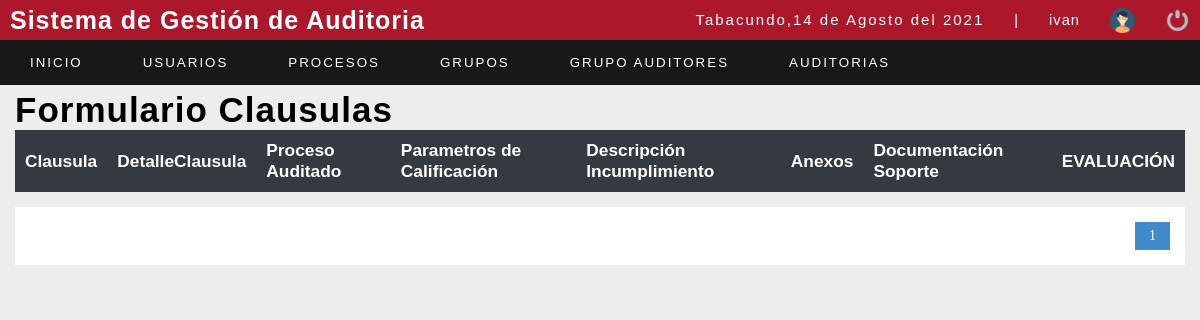
Page /sistema/formulario_clausulas.php?id=101 (signed in) on the earlier database version.
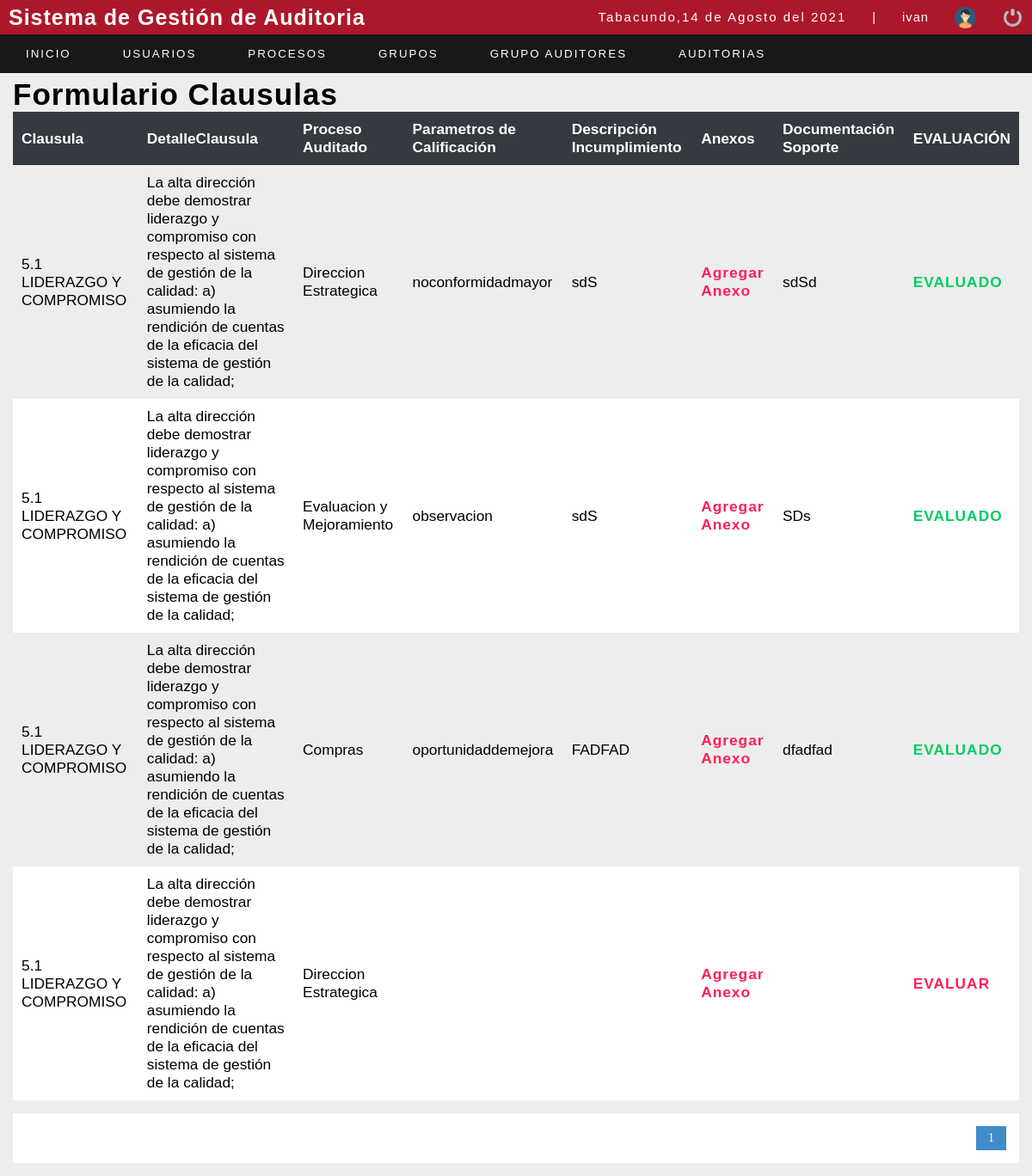
Same page on the later database version.
### tables this page shows
CREATE TABLE `clausula` (
  `idclausula` int(11) NOT NULL,
  `clausula` varchar(200) NOT NULL,
  `detalleclausula` varchar(2000) NOT NULL,
  `idnorma` int(11) NOT NULL,
  `idproceso` int(11) NOT NULL
);

CREATE TABLE `procesos` (
  `idproceso` int(11) NOT NULL,
  `nombreproceso` varchar(50) NOT NULL,
  `liderproceso` int(11) NOT NULL
);

CREATE TABLE `detalleclausula` (
  `iddetalleclausula` int(11) NOT NULL,
  `idclausula` int(11) NOT NULL,
  `parametroscalificacion` varchar(100) DEFAULT NULL,
  `desincumplimiento` varchar(150) DEFAULT NULL,
  `documentacionsoporte` varchar(150) DEFAULT NULL,
  `iddetalleauditoria` int(11) NOT NULL,
  `planaccion` int(11) NOT NULL DEFAULT 1
);

### sistema/includes/funtions.php (called while the page is built, shortened)
<?php
	function fechaC(){
		$mes = array("","Enero",
					  "Febrero",
					  "Marzo",
					  "Abril",
					  "Mayo",
					  "Junio",
					  "Julio",
					  "Agosto",
					  "Septiembre",
					  "Octubre",
					  "Noviembre",
					  "Diciembre");
		return date('d')." de ". $mes[date('n')] . " del " . date('Y');
	}
 ?>

### sistema/formulario_clausulas.php (the view, shortened to what this page needs)
<?php
include "../conexion.php";
?>
<!DOCTYPE html>
<html lang="en">
<head>
	<?php include "includes/scripts.php"; ?>
</head>
<body>
	<?php include "includes/header.php"; ?>
	<section id="container">
		<h1>Formulario Clausulas</h1>
		<table>
			<tr>
				<th>Clausula</th>
				<th>DetalleClausula</th>
				<th>Proceso Auditado</th>
				<th>Parametros de Calificación</th>
				<th>Descripción Incumplimiento</th>
				<th>Anexos</th>
				<th>Documentación Soporte</th>
				<th>EVALUACIÓN</th>
			</tr>
			<?php
			$sql_registe = mysqli_query($conection, "SELECT COUNT(*) as total_registro FROM detalleauditoria");
			$result_register = mysqli_fetch_array($sql_registe);
			$total_registro = $result_register['total_registro'];
			$por_pagina = 10;
			if (empty($_GET['pagina'])) {
				$pagina = 1;
			} else {
				$pagina = $_GET['pagina'];
			}
			$desde = ($pagina - 1) * $por_pagina;
			$total_paginas = ceil($total_registro / $por_pagina);
			if (empty($_REQUEST['id'])) {
				header("location: lista_auditorvistapro.php");
				mysqli_close($conection);
			} else {
				$iddetallaauditoria = $_REQUEST['id'];
				$query = mysqli_query($conection, "SELECT c.clausula,c.detalleclausula,p.nombreproceso,dc.parametroscalificacion,dc.desincumplimiento,dc.documentacionsoporte,dc.iddetalleclausula FROM clausula c, detalleclausula dc, procesos p WHERE dc.idclausula=c.idclausula AND p.idproceso=c.idproceso AND dc.iddetalleauditoria=$iddetallaauditoria ORDER BY c.idclausula ASC LIMIT $desde,$por_pagina");
				$result = mysqli_num_rows($query);
				if ($result > 0) {
					while ($data = mysqli_fetch_array($query)) {
			?>
						<tr>
							<td><?php echo $data[0]; ?></td>
							<td><?php echo $data[1]; ?></td>
							<td><?php echo $data[2]; ?></td>
							<td><?php echo $data[3]; ?></td>
							<td><?php echo $data[4]; ?></td>
							<td><a style="color: #FF1F57; font-weight: bold" href="lista_anexo.php?id=<?php echo $data[6]; ?>&da=<?php echo $iddetallaauditoria ?> ">Agregar Anexo</a></td>
							<td><?php echo $data[5]; ?></td>
							<?php
							if (!isset($data[3])) {
							?>
								<td>
									<a style="color: #FF1F57; font-weight: bold" href="calificar_clausula.php?id=<?php echo $data[6]; ?>&da=<?php echo $iddetallaauditoria ?> ">EVALUAR</a>
								</td>
							<?php
							} else {
							?>
								<td>
									<a style="color: #00CC63; font-weight: bold" href="calificar_clausula.php?id=<?php echo $data[6]; ?>&da=<?php echo $iddetallaauditoria ?> ">EVALUADO</a>
								</td>
							<?php
							}
							?>
						</tr>
			<?php
					}
				}
			}
			?>
		</table>
		<div class=" paginador">
			<ul>
				<?php
				for ($i = 1; $i <= $total_paginas; $i++) {
					if ($i == $pagina) {
						echo '<li class="pageSelected">' . $i . '</li>';
					} else {
						echo '<li><a href="?pagina=' . $i . '">' . $i . '</a></li>';
					}
				}
				?>
			</ul>
		</div>
	</section>
</body>
</html>

### sistema/includes/scripts.php (shortened to what this page needs)
<link rel="stylesheet" type="text/css" href="css/style.css">
<?php include "funtions.php";?>

### sistema/includes/header.php (shortened to what this page needs)
<header>
		<div class="header">
			<h1 class="relleno">Sistema de Gestión de Auditoria</h1>
			<div class="optionsBar">
				<p>Tabacundo,<?php echo fechaC(); ?></p>
				<span>|</span>
				<span class="user"><?php echo $_SESSION['user']; ?></span>
				<img class="photouser" src="img/user.png" alt="Usuario">
				<a href="exit.php"><img class="close" src="img/salir.png" alt="Salir del sistema" title="Cerrar Sesión"></a>
			</div>
		</div>
    <?php include "nav.php";?>
	</header>

### sistema/includes/nav.php (shortened to what this page needs)
<nav>
	<ul>
		<li><a href="index.php">Inicio</a></li>
		<?php
		if ($_SESSION['rol'] == 1) {
		?>
			<li class="principal">
				<a href="#">Usuarios</a>
			</li>
			<li class="principal">
				<a href="#">Procesos</a>
			</li>
			<li class="principal">
				<a href="#">Grupos</a>
			</li>
			<li class="principal">
				<a href="#">Grupo Auditores</a>
			</li>
			<li class="principal">
				<a href="#">Auditorias</a>
			</li>
		<?php } ?>
	</ul>
</nav>

### sistema/css/style.css (style rules this page uses)
* { margin: 0; padding: 0; box-sizing: border-box; }
body { background: #ededed; }
h1, h2, h3, h4, h5, h6 { font-family: Arial, sans-serif; font-weight: bold; letter-spacing: 1px; }
h1 { font-size: 25px; }
a { text-decoration: none; font-family: Arial, sans-serif; letter-spacing: 1px; }
p { font-family: Arial, sans-serif; letter-spacing: 2px; font-size: 15px; line-height: 20px; }
span { font-family: Arial, sans-serif; letter-spacing: 1px; font-size: 15px; line-height: 20px; }
header { position: fixed; width: 100%; }
.header { color: #fff; background: #AD172B; height: 40px; display: -webkit-flex; display: -moz-flex; display: -ms-flex; display: -o-flex; display: flex; justify-content: space-between; align-items: center; padding: 10px; }
.optionsBar { display: -webkit-flex; display: -moz-flex; display: -ms-flex; display: -o-flex; display: flex; justify-content: center; align-items: center; }
.optionsBar span { color: #fff; font-size: 11pt; font-family: Arial, sans-serif; margin-left: 30px; }
.photouser { margin-left: 30px; width: 25px; height: 25px; }
.close { width: 25px; height: 25px; }
.optionsBar a { display: -webkit-flex; display: -moz-flex; display: -ms-flex; display: -o-flex; display: flex; margin-left: 30px; }
nav ul { background: rgba(0, 0, 0, 0.9); list-style: none; display: -webkit-flex; display: -moz-flex; display: -ms-flex; display: -o-flex; display: flex; justify-content: left; align-items: center; }
nav ul>li a { position: relative; }
nav a { color: #fdfefe; display: block; font-size: 10pt; font-family: Arial, sans-serif; padding: 15px 30px; text-transform: uppercase; letter-spacing: 2px; transition: background 0.5s; }
nav .principal>a { background-position-x: 0%; background-position-y: 0%; background-size: auto auto; background-position: 94% center; background-size: 10px; }
#container { padding: 90px 15px 15px; }
#container h1 { font-size: 35px; display: inline-block; }
table { border-collapse: collapse; font-size: 13pt; font-family: Arial, sans-serif; width: 100%; }
table th { text-align: left; padding: 10px; background: #343A40; color: #fff; }
table tr:nth-child(odd) { background: #fff; }
table td { padding: 10px; }
.paginador ul { padding: 15px; list-style: none; background: #FFF; margin-top: 15px; display: -webkit-flex; display: -moz-flex; display: -ms-flex; display: -o-flex; display: flex; justify-content: flex-end; }
.paginador a, .pageSelected { color: #428bca; border: 1px solid #ddd; padding: 5px; display: inline-block; font-size: 14px; text-align: center; width: 35px; }
.pageSelected { color: #FFF; background: #428bca; border: 1px solid #428bca; }

Differences in the rows shown:
added clausula: clausula "5.1 LIDERAZGO Y COMPROMISO", detalleclausula "La alta dirección debe demostrar liderazgo y compromiso con respecto al sistema de gestión de la calidad: a) asumiendo la rendición de cuentas de la eficacia del sistema de gestión de la calidad;", idproceso.nombreproceso "Direccion Estrategica", detalleclausula.parametroscalificacion "noconformidadmayor", detalleclausula.desincumplimiento "sdS", detalleclausula.documentacionsoporte "sdSd"
added clausula: clausula "5.1 LIDERAZGO Y COMPROMISO", detalleclausula "La alta dirección debe demostrar liderazgo y compromiso con respecto al sistema de gestión de la calidad: a) asumiendo la rendición de cuentas de la eficacia del sistema de gestión de la calidad;", idproceso.nombreproceso "Evaluacion y Mejoramiento", detalleclausula.parametroscalificacion "observacion", detalleclausula.desincumplimiento "sdS", detalleclausula.documentacionsoporte "SDs"
added clausula: clausula "5.1 LIDERAZGO Y COMPROMISO", detalleclausula "La alta dirección debe demostrar liderazgo y compromiso con respecto al sistema de gestión de la calidad: a) asumiendo la rendición de cuentas de la eficacia del sistema de gestión de la calidad;", idproceso.nombreproceso "Compras", detalleclausula.parametroscalificacion "oportunidaddemejora", detalleclausula.desincumplimiento "FADFAD", detalleclausula.documentacionsoporte "dfadfad"
added clausula: clausula "5.1 LIDERAZGO Y COMPROMISO", detalleclausula "La alta dirección debe demostrar liderazgo y compromiso con respecto al sistema de gestión de la calidad: a) asumiendo la rendición de cuentas de la eficacia del sistema de gestión de la calidad;", idproceso.nombreproceso "Direccion Estrategica"
